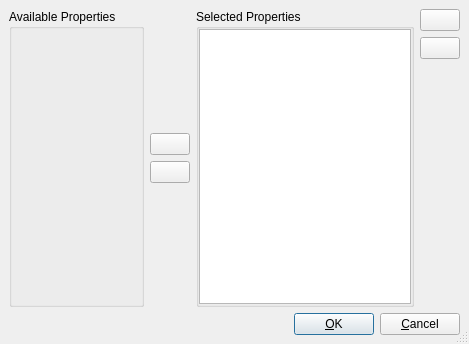
<?xml version="1.0" encoding="UTF-8"?>
<ui version="4.0">
 <class>Ordered_property_selector_dialog_base</class>
 <widget class="QDialog" name="Ordered_property_selector_dialog_base">
  <property name="geometry">
   <rect>
    <x>0</x>
    <y>0</y>
    <width>469</width>
    <height>344</height>
   </rect>
  </property>
  <property name="windowTitle">
   <string>MyDialog</string>
  </property>
  <property name="sizeGripEnabled">
   <bool>true</bool>
  </property>
  <layout class="QGridLayout">
   <property name="margin">
    <number>9</number>
   </property>
   <property name="spacing">
    <number>6</number>
   </property>
   <item row="0" column="0">
    <layout class="QHBoxLayout">
     <property name="spacing">
      <number>6</number>
     </property>
     <property name="margin">
      <number>0</number>
     </property>
     <item>
      <widget class="QGroupBox" name="selector_box_">
       <property name="title">
        <string>Available Properties</string>
       </property>
      </widget>
     </item>
     <item>
      <layout class="QVBoxLayout">
       <property name="spacing">
        <number>6</number>
       </property>
       <property name="margin">
        <number>0</number>
       </property>
       <item>
        <spacer>
         <property name="orientation">
          <enum>Qt::Vertical</enum>
         </property>
         <property name="sizeType">
          <enum>QSizePolicy::Expanding</enum>
         </property>
         <property name="sizeHint" stdset="0">
          <size>
           <width>20</width>
           <height>21</height>
          </size>
         </property>
        </spacer>
       </item>
       <item>
        <widget class="QPushButton" name="left2right_button_">
         <property name="text">
          <string/>
         </property>
         <property name="icon">
          <iconset resource="icons.qrc">
           <normaloff>:/icons/icons/right.png</normaloff>:/icons/icons/right.png</iconset>
         </property>
        </widget>
       </item>
       <item>
        <widget class="QPushButton" name="right2left_button_">
         <property name="text">
          <string/>
         </property>
         <property name="icon">
          <iconset resource="icons.qrc">
           <normaloff>:/icons/icons/left.png</normaloff>:/icons/icons/left.png</iconset>
         </property>
        </widget>
       </item>
       <item>
        <spacer>
         <property name="orientation">
          <enum>Qt::Vertical</enum>
         </property>
         <property name="sizeType">
          <enum>QSizePolicy::Expanding</enum>
         </property>
         <property name="sizeHint" stdset="0">
          <size>
           <width>20</width>
           <height>31</height>
          </size>
         </property>
        </spacer>
       </item>
      </layout>
     </item>
     <item>
      <widget class="QGroupBox" name="groupBox2">
       <property name="title">
        <string>Selected Properties</string>
       </property>
       <layout class="QVBoxLayout">
        <property name="spacing">
         <number>6</number>
        </property>
        <property name="margin">
         <number>0</number>
        </property>
        <item>
         <widget class="QListWidget" name="selected_properties_"/>
        </item>
       </layout>
      </widget>
     </item>
     <item>
      <layout class="QVBoxLayout">
       <property name="spacing">
        <number>6</number>
       </property>
       <property name="margin">
        <number>0</number>
       </property>
       <item>
        <widget class="QPushButton" name="up_button_">
         <property name="text">
          <string/>
         </property>
         <property name="icon">
          <iconset resource="icons.qrc">
           <normaloff>:/icons/icons/up.png</normaloff>:/icons/icons/up.png</iconset>
         </property>
        </widget>
       </item>
       <item>
        <widget class="QPushButton" name="down_button_">
         <property name="text">
          <string/>
         </property>
         <property name="icon">
          <iconset resource="icons.qrc">
           <normaloff>:/icons/icons/down.png</normaloff>:/icons/icons/down.png</iconset>
         </property>
        </widget>
       </item>
       <item>
        <spacer>
         <property name="orientation">
          <enum>Qt::Vertical</enum>
         </property>
         <property name="sizeType">
          <enum>QSizePolicy::Expanding</enum>
         </property>
         <property name="sizeHint" stdset="0">
          <size>
           <width>20</width>
           <height>31</height>
          </size>
         </property>
        </spacer>
       </item>
      </layout>
     </item>
    </layout>
   </item>
   <item row="1" column="0">
    <layout class="QHBoxLayout">
     <property name="spacing">
      <number>6</number>
     </property>
     <property name="margin">
      <number>0</number>
     </property>
     <item>
      <spacer>
       <property name="orientation">
        <enum>Qt::Horizontal</enum>
       </property>
       <property name="sizeType">
        <enum>QSizePolicy::Expanding</enum>
       </property>
       <property name="sizeHint" stdset="0">
        <size>
         <width>20</width>
         <height>20</height>
        </size>
       </property>
      </spacer>
     </item>
     <item>
      <widget class="QPushButton" name="ok_button_">
       <property name="text">
        <string>&amp;OK</string>
       </property>
       <property name="shortcut">
        <string/>
       </property>
       <property name="autoDefault">
        <bool>true</bool>
       </property>
       <property name="default">
        <bool>true</bool>
       </property>
      </widget>
     </item>
     <item>
      <widget class="QPushButton" name="cancel_button_">
       <property name="text">
        <string>&amp;Cancel</string>
       </property>
       <property name="shortcut">
        <string/>
       </property>
       <property name="autoDefault">
        <bool>true</bool>
       </property>
      </widget>
     </item>
    </layout>
   </item>
  </layout>
 </widget>
 <layoutdefault spacing="6" margin="11"/>
 <resources>
  <include location="icons.qrc"/>
 </resources>
 <connections>
  <connection>
   <sender>ok_button_</sender>
   <signal>clicked()</signal>
   <receiver>Ordered_property_selector_dialog_base</receiver>
   <slot>accept()</slot>
   <hints>
    <hint type="sourcelabel">
     <x>20</x>
     <y>20</y>
    </hint>
    <hint type="destinationlabel">
     <x>20</x>
     <y>20</y>
    </hint>
   </hints>
  </connection>
  <connection>
   <sender>cancel_button_</sender>
   <signal>clicked()</signal>
   <receiver>Ordered_property_selector_dialog_base</receiver>
   <slot>reject()</slot>
   <hints>
    <hint type="sourcelabel">
     <x>20</x>
     <y>20</y>
    </hint>
    <hint type="destinationlabel">
     <x>20</x>
     <y>20</y>
    </hint>
   </hints>
  </connection>
 </connections>
</ui>
